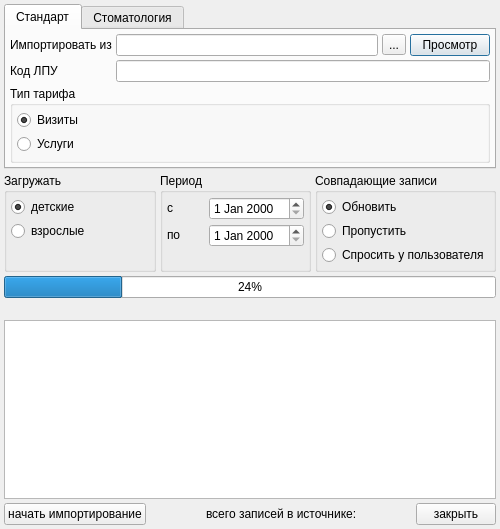
<?xml version="1.0" encoding="UTF-8"?>
<ui version="4.0">
 <class>Dialog</class>
 <widget class="QDialog" name="Dialog">
  <property name="geometry">
   <rect>
    <x>0</x>
    <y>0</y>
    <width>500</width>
    <height>529</height>
   </rect>
  </property>
  <property name="windowTitle">
   <string>Загрузка тарифов для Мурманской области</string>
  </property>
  <layout class="QGridLayout" name="gridLayout_4">
   <property name="margin">
    <number>4</number>
   </property>
   <property name="spacing">
    <number>4</number>
   </property>
   <item row="0" column="0">
    <widget class="QTabWidget" name="tabWidget">
     <property name="sizePolicy">
      <sizepolicy hsizetype="Expanding" vsizetype="Maximum">
       <horstretch>0</horstretch>
       <verstretch>0</verstretch>
      </sizepolicy>
     </property>
     <property name="currentIndex">
      <number>0</number>
     </property>
     <widget class="QWidget" name="tabNormal">
      <property name="sizePolicy">
       <sizepolicy hsizetype="Preferred" vsizetype="Maximum">
        <horstretch>0</horstretch>
        <verstretch>0</verstretch>
       </sizepolicy>
      </property>
      <attribute name="title">
       <string>Стандарт</string>
      </attribute>
      <layout class="QGridLayout" name="gridLayout_2">
       <property name="margin">
        <number>4</number>
       </property>
       <property name="spacing">
        <number>4</number>
       </property>
       <item row="0" column="0">
        <widget class="QLabel" name="label">
         <property name="text">
          <string>Импортировать из</string>
         </property>
         <property name="buddy">
          <cstring>edtFileName</cstring>
         </property>
        </widget>
       </item>
       <item row="0" column="1">
        <widget class="QLineEdit" name="edtFileName">
         <property name="text">
          <string/>
         </property>
         <property name="readOnly">
          <bool>true</bool>
         </property>
        </widget>
       </item>
       <item row="0" column="2">
        <widget class="QToolButton" name="btnSelectFile">
         <property name="text">
          <string>...</string>
         </property>
        </widget>
       </item>
       <item row="0" column="3">
        <widget class="QPushButton" name="btnView">
         <property name="text">
          <string>Просмотр</string>
         </property>
        </widget>
       </item>
       <item row="1" column="0">
        <widget class="QLabel" name="lblLpuCode">
         <property name="text">
          <string>Код ЛПУ</string>
         </property>
         <property name="buddy">
          <cstring>edtLpuCode</cstring>
         </property>
        </widget>
       </item>
       <item row="1" column="1" colspan="3">
        <widget class="QLineEdit" name="edtLpuCode"/>
       </item>
       <item row="2" column="0" colspan="4">
        <widget class="QGroupBox" name="gbTariffType">
         <property name="title">
          <string>Тип тарифа</string>
         </property>
         <layout class="QVBoxLayout" name="verticalLayout">
          <property name="spacing">
           <number>4</number>
          </property>
          <property name="margin">
           <number>4</number>
          </property>
          <item>
           <widget class="QRadioButton" name="chkTariffVisit">
            <property name="text">
             <string>Визиты</string>
            </property>
            <property name="checked">
             <bool>true</bool>
            </property>
           </widget>
          </item>
          <item>
           <widget class="QRadioButton" name="chkTariffService">
            <property name="text">
             <string>Услуги</string>
            </property>
           </widget>
          </item>
         </layout>
        </widget>
       </item>
      </layout>
     </widget>
     <widget class="QWidget" name="tabTooth">
      <attribute name="title">
       <string>Стоматология</string>
      </attribute>
      <layout class="QGridLayout" name="gridLayout">
       <property name="margin">
        <number>4</number>
       </property>
       <property name="spacing">
        <number>4</number>
       </property>
       <item row="0" column="0">
        <widget class="QLabel" name="lblToothRbDir">
         <property name="text">
          <string>директорий</string>
         </property>
        </widget>
       </item>
       <item row="0" column="1">
        <widget class="QLineEdit" name="edtToothRbDir">
         <property name="toolTip">
          <string>&lt;html&gt;&lt;head/&gt;&lt;body&gt;&lt;p&gt;укажите путь к справочникам &lt;span style=&quot; font-weight:600;&quot;&gt;R_SERV.DBF &lt;/span&gt;и &lt;span style=&quot; font-weight:600;&quot;&gt;STOMAT_TAR.DBF&lt;/span&gt;&lt;/p&gt;&lt;/body&gt;&lt;/html&gt;</string>
         </property>
        </widget>
       </item>
       <item row="0" column="2">
        <widget class="QToolButton" name="btnSelectToothRbDir">
         <property name="text">
          <string>...</string>
         </property>
        </widget>
       </item>
       <item row="1" column="0">
        <spacer name="verticalSpacer">
         <property name="orientation">
          <enum>Qt::Vertical</enum>
         </property>
         <property name="sizeHint" stdset="0">
          <size>
           <width>20</width>
           <height>40</height>
          </size>
         </property>
        </spacer>
       </item>
      </layout>
     </widget>
    </widget>
   </item>
   <item row="1" column="0">
    <widget class="QWidget" name="frmOptions" native="true">
     <property name="sizePolicy">
      <sizepolicy hsizetype="Preferred" vsizetype="Maximum">
       <horstretch>0</horstretch>
       <verstretch>0</verstretch>
      </sizepolicy>
     </property>
     <layout class="QHBoxLayout" name="horizontalLayout">
      <property name="spacing">
       <number>4</number>
      </property>
      <property name="margin">
       <number>0</number>
      </property>
      <item>
       <widget class="QGroupBox" name="gbAge">
        <property name="sizePolicy">
         <sizepolicy hsizetype="Preferred" vsizetype="Ignored">
          <horstretch>0</horstretch>
          <verstretch>0</verstretch>
         </sizepolicy>
        </property>
        <property name="title">
         <string>Загружать</string>
        </property>
        <layout class="QVBoxLayout" name="verticalLayout_3">
         <property name="spacing">
          <number>4</number>
         </property>
         <property name="margin">
          <number>4</number>
         </property>
         <item>
          <widget class="QRadioButton" name="chkLoadChildren">
           <property name="text">
            <string>детские</string>
           </property>
           <property name="checked">
            <bool>true</bool>
           </property>
          </widget>
         </item>
         <item>
          <widget class="QRadioButton" name="chkLoadMature">
           <property name="text">
            <string>взрослые</string>
           </property>
          </widget>
         </item>
         <item>
          <spacer name="verticalSpacer_2">
           <property name="orientation">
            <enum>Qt::Vertical</enum>
           </property>
           <property name="sizeHint" stdset="0">
            <size>
             <width>20</width>
             <height>40</height>
            </size>
           </property>
          </spacer>
         </item>
        </layout>
       </widget>
      </item>
      <item>
       <widget class="QGroupBox" name="gbPeriod">
        <property name="sizePolicy">
         <sizepolicy hsizetype="Preferred" vsizetype="Ignored">
          <horstretch>0</horstretch>
          <verstretch>0</verstretch>
         </sizepolicy>
        </property>
        <property name="title">
         <string>Период</string>
        </property>
        <layout class="QGridLayout" name="gridLayout_3">
         <property name="margin">
          <number>4</number>
         </property>
         <property name="spacing">
          <number>4</number>
         </property>
         <item row="1" column="0">
          <widget class="QLabel" name="lblEndDate">
           <property name="sizePolicy">
            <sizepolicy hsizetype="Preferred" vsizetype="Fixed">
             <horstretch>0</horstretch>
             <verstretch>0</verstretch>
            </sizepolicy>
           </property>
           <property name="text">
            <string>по</string>
           </property>
          </widget>
         </item>
         <item row="0" column="1">
          <widget class="CDateEdit" name="edtBegDate">
           <property name="sizePolicy">
            <sizepolicy hsizetype="Maximum" vsizetype="Fixed">
             <horstretch>0</horstretch>
             <verstretch>0</verstretch>
            </sizepolicy>
           </property>
          </widget>
         </item>
         <item row="1" column="1">
          <widget class="CDateEdit" name="edtEndDate">
           <property name="sizePolicy">
            <sizepolicy hsizetype="Maximum" vsizetype="Fixed">
             <horstretch>0</horstretch>
             <verstretch>0</verstretch>
            </sizepolicy>
           </property>
          </widget>
         </item>
         <item row="0" column="0">
          <widget class="QLabel" name="lblBegDate">
           <property name="sizePolicy">
            <sizepolicy hsizetype="Preferred" vsizetype="Fixed">
             <horstretch>0</horstretch>
             <verstretch>0</verstretch>
            </sizepolicy>
           </property>
           <property name="text">
            <string>с</string>
           </property>
          </widget>
         </item>
         <item row="2" column="0">
          <spacer name="verticalSpacer_3">
           <property name="orientation">
            <enum>Qt::Vertical</enum>
           </property>
           <property name="sizeHint" stdset="0">
            <size>
             <width>20</width>
             <height>40</height>
            </size>
           </property>
          </spacer>
         </item>
        </layout>
       </widget>
      </item>
      <item>
       <widget class="QGroupBox" name="gbDublicates">
        <property name="sizePolicy">
         <sizepolicy hsizetype="Preferred" vsizetype="Maximum">
          <horstretch>0</horstretch>
          <verstretch>0</verstretch>
         </sizepolicy>
        </property>
        <property name="title">
         <string>Совпадающие записи</string>
        </property>
        <layout class="QVBoxLayout" name="verticalLayout_2">
         <property name="spacing">
          <number>4</number>
         </property>
         <property name="margin">
          <number>4</number>
         </property>
         <item>
          <widget class="QRadioButton" name="chkUpdate">
           <property name="text">
            <string>Обновить</string>
           </property>
           <property name="checked">
            <bool>true</bool>
           </property>
          </widget>
         </item>
         <item>
          <widget class="QRadioButton" name="chkSkip">
           <property name="text">
            <string>Пропустить</string>
           </property>
          </widget>
         </item>
         <item>
          <widget class="QRadioButton" name="chkAskUser">
           <property name="text">
            <string>Спросить у пользователя</string>
           </property>
          </widget>
         </item>
        </layout>
       </widget>
      </item>
     </layout>
    </widget>
   </item>
   <item row="2" column="0">
    <widget class="QProgressBar" name="progressBar">
     <property name="value">
      <number>24</number>
     </property>
     <property name="orientation">
      <enum>Qt::Horizontal</enum>
     </property>
    </widget>
   </item>
   <item row="3" column="0">
    <widget class="QLabel" name="statusLabel">
     <property name="text">
      <string/>
     </property>
    </widget>
   </item>
   <item row="4" column="0">
    <widget class="QTextBrowser" name="log"/>
   </item>
   <item row="5" column="0">
    <layout class="QHBoxLayout" name="horizontalLayout_2">
     <property name="spacing">
      <number>4</number>
     </property>
     <item>
      <widget class="QPushButton" name="btnImport">
       <property name="text">
        <string>начать импортирование</string>
       </property>
      </widget>
     </item>
     <item>
      <spacer>
       <property name="orientation">
        <enum>Qt::Horizontal</enum>
       </property>
       <property name="sizeHint" stdset="0">
        <size>
         <width>40</width>
         <height>20</height>
        </size>
       </property>
      </spacer>
     </item>
     <item>
      <widget class="QLabel" name="labelNum">
       <property name="text">
        <string>всего записей в источнике:</string>
       </property>
      </widget>
     </item>
     <item>
      <spacer>
       <property name="orientation">
        <enum>Qt::Horizontal</enum>
       </property>
       <property name="sizeHint" stdset="0">
        <size>
         <width>40</width>
         <height>20</height>
        </size>
       </property>
      </spacer>
     </item>
     <item>
      <widget class="QPushButton" name="btnClose">
       <property name="text">
        <string>закрыть</string>
       </property>
      </widget>
     </item>
    </layout>
   </item>
  </layout>
 </widget>
 <customwidgets>
  <customwidget>
   <class>CDateEdit</class>
   <extends>QDateEdit</extends>
   <header>library/DateEdit.h</header>
  </customwidget>
 </customwidgets>
 <tabstops>
  <tabstop>tabWidget</tabstop>
  <tabstop>edtFileName</tabstop>
  <tabstop>btnSelectFile</tabstop>
  <tabstop>btnView</tabstop>
  <tabstop>edtLpuCode</tabstop>
  <tabstop>chkTariffVisit</tabstop>
  <tabstop>chkTariffService</tabstop>
  <tabstop>edtToothRbDir</tabstop>
  <tabstop>btnSelectToothRbDir</tabstop>
  <tabstop>chkLoadChildren</tabstop>
  <tabstop>chkLoadMature</tabstop>
  <tabstop>edtBegDate</tabstop>
  <tabstop>edtEndDate</tabstop>
  <tabstop>chkUpdate</tabstop>
  <tabstop>chkSkip</tabstop>
  <tabstop>chkAskUser</tabstop>
  <tabstop>log</tabstop>
  <tabstop>btnImport</tabstop>
  <tabstop>btnClose</tabstop>
 </tabstops>
 <resources/>
 <connections/>
</ui>
